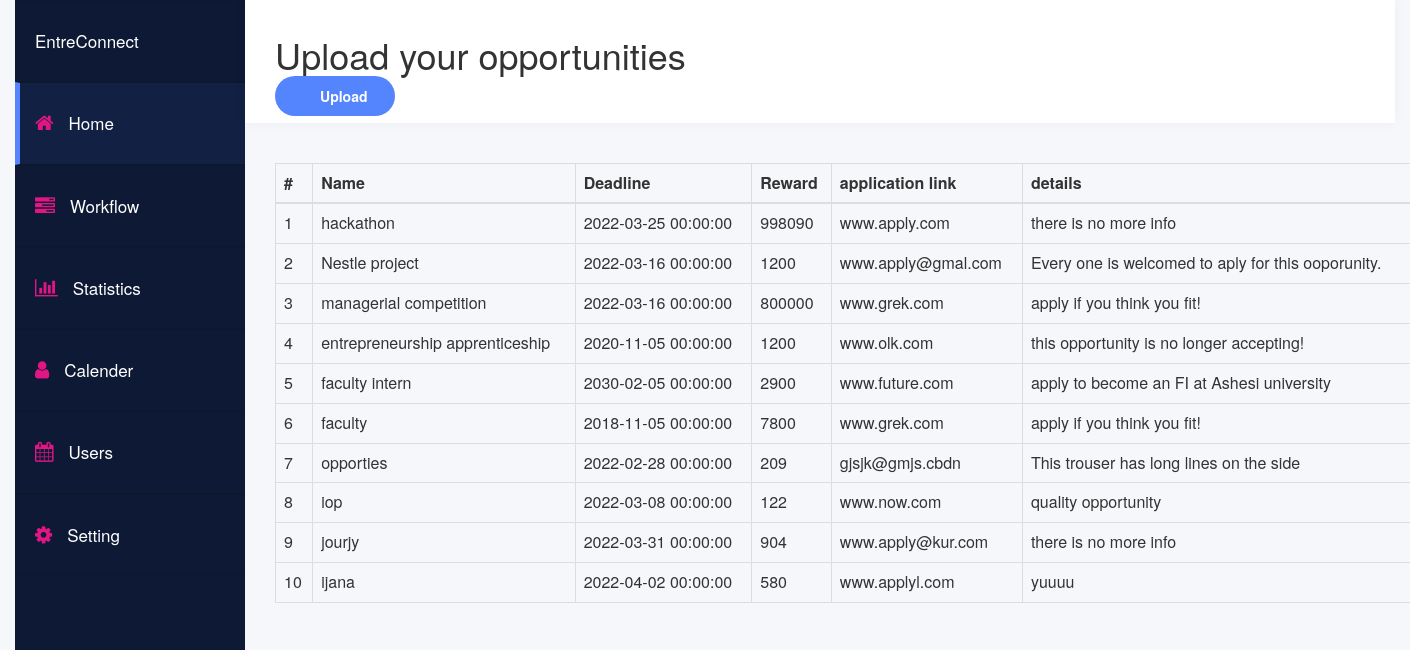
The page /view/opportunity_upload.php (signed in) on the database its author committed.
### tables this page shows
CREATE TABLE `investor_opportunity` (
  `opportunity_id` int(11) NOT NULL,
  `opportunity_name` varchar(150) NOT NULL,
  `reward` int(11) NOT NULL,
  `details` varchar(400) NOT NULL,
  `deadline` timestamp NOT NULL DEFAULT current_timestamp(),
  `investor_id` int(11) NOT NULL,
  `apply` varchar(150) NOT NULL
);

### database/connection.php (called while the page is built, shortened)
<?php
class Connection{
    public $db = null;
	public $results = null;
	function connection(){
		$this->db = mysqli_connect('sql6.freemysqlhosting.net','sql6481550',"DwzLIGU18M", 'sql6481550');
		return true;
	}
	function query($query){
		$this->results = mysqli_query($this->db, $query);
		return true;
	}
	function fetch($query){
		if($this->query($query)) {
			return mysqli_fetch_all($this->results, MYSQLI_ASSOC);
		}
		return false;
	}
}
?>

### controller/opportunity.php (called while the page is built, shortened)
<?php
require('../model/opportunity.php');
function fetched_opportunities(){
    $opp = new Opportunities();
    return $opp->fetch_opportunities();
}
?>

### model/opportunity.php (called while the page is built, shortened)
<?php
require('../database/connection.php');
class Opportunities extends Connection{
    function fetch_opportunities(){
		return $this->fetch("select * from investor_opportunity");
	}
}
?>

### view/opportunity_upload.php (the view, shortened to what this page needs)
<?php
require('../controller/opportunity.php');
?>
<link href="css/side.css" rel="stylesheet">
<link href="//maxcdn.bootstrapcdn.com/bootstrap/3.3.0/css/bootstrap.min.css" rel="stylesheet" id="bootstrap-css">
<link href="https://maxcdn.bootstrapcdn.com/font-awesome/4.6.3/css/font-awesome.min.css" rel="stylesheet">
<body class="home">
    <div class="container-fluid display-table">
        <div class="row display-table-row">
            <div class="col-md-2 col-sm-1 hidden-xs display-table-cell v-align box" id="navigation">
                <div class="navi">
                    <ul>
                    <li ><a href="./index.php"><span class="hidden-xs hidden-sm">EntreConnect</span></a></li>
                        <li  class="active"><a href="#"><i style="color:#e11584" class="fa fa-home" aria-hidden="true"></i><span class="hidden-xs hidden-sm">Home</span></a></li>
                        <li><a href="#"><i style="color:#e11584"  class="fa fa-tasks" aria-hidden="true"></i><span class="hidden-xs hidden-sm">Workflow</span></a></li>
                        <li><a href="#"><i style="color:#e11584"  class="fa fa-bar-chart" aria-hidden="true"></i><span class="hidden-xs hidden-sm">Statistics</span></a></li>
                        <li><a href="#"><i style="color:#e11584" class="fa fa-user" aria-hidden="true"></i><span class="hidden-xs hidden-sm">Calender</span></a></li>
                        <li><a href="#"><i style="color:#e11584"  class="fa fa-calendar" aria-hidden="true"></i><span class="hidden-xs hidden-sm">Users</span></a></li>
                        <li><a href="#"><i style="color:#e11584"  class="fa fa-cog" aria-hidden="true"></i><span class="hidden-xs hidden-sm">Setting</span></a></li>
                    </ul>
                </div>
            </div>
            <div class="col-md-10 col-sm-11 display-table-cell v-align">
                <div class="row">
                    <header>
                        <div class="col-md-7">
                            <nav class="navbar-default pull-center">
                                <div class="navbar-header">
                                <h1 >Upload your opportunities</h1>
                                <li class="hidden-xs"><a href="opportunity_form.php" class="add-project" >Upload</a></li>
                                </div>
                            </nav>
                        </div>
                    </header>
                </div><br><br>
   <div class="container">
<div >
    <div class="card">
        <div class="card-body">
            <table class="table table-bordered table-hover" id="table_id">
                <thead>
                    <tr>
                        <th data-priority="1">#</th>
                        <th>Name</th>
                        <th>Deadline</th>
                        <th>Reward</th>
                        <th data-priority="2">application link</th>
                        <th>details</th>
                    </tr>
                </thead>
                <tbody>
                <?php
                  $i=1;
            $Todisplay=fetched_opportunities();
                  foreach($Todisplay as $opportunity){
                      ?>
                    <tr>
                        <td><?php echo $i ?></td>
                        <td><?php echo $opportunity['opportunity_name'] ?></td>
                        <td><?php echo $opportunity['deadline'] ?></td>
                        <td><?php echo $opportunity['reward'] ?></td>
                        <td><?php echo $opportunity['apply'] ?></td>
                        <td><?php echo $opportunity['details'] ?></td>
                    </tr>
                  <?php  $i=$i+1; } ?>
                </tbody>
            </table>
        </div>
    </div>
</div>
</div>
</div>
    </div>
</body>

### view/css/side.css (style rules this page uses)
a:focus,a:hover,a { outline:none; text-decoration: none; }
li,ul { list-style: none; padding: 0; margin: 0; }
.home { background: #f6f7fa; }
#navigation { background: #0e1a35; }
#navigation { padding: 0; }
.display-table { display: table; padding: 0; height: 100%; width: 100%; }
.display-table-row { display: table-row; height: 100%; }
.display-table-cell { display: table-cell; float: none; height: 100%; }
.v-align { vertical-align: top; }
.add-project { background: #5584ff none repeat scroll 0 0; border-radius: 100px; color: #ffffff; font-size: 14px; font-weight: 600; padding: 10px 27px 10px 45px; position: relative; }
.add-project::before { background: rgba(0, 0, 0, 0) url("../images/plus.png") no-repeat scroll 0 0; content: ""; ; height: 12px; left: 17px; position: absolute; top: 12px; width: 12px; }
.navi i { font-size: 20px; }
#navigation { -webkit-transition: all 0.5s ease; -moz-transition: all 0.5s ease; -o-transition: all 0.5s ease; transition: all 0.5s ease; }
header { background: #ffffff none repeat scroll 0 0; box-shadow: 0 1px 12px rgba(0, 0, 0, 0.04); display: inline-block !important; line-height: 23px; padding: 15px; transition: all 0.5s ease 0s; width: 100%; -webkit-transition: all 0.5s ease; -moz-transition: all 0.5s ease; -o-transition: all 0.5s ease; transition: all 0.5s ease; }
.navi a { border-bottom: 1px solid #0d172e; border-top: 1px solid #0d172e; color: #ffffff; display: block; font-size: 17px; font-weight: 500; padding: 28px 20px; text-decoration: none; }
.navi i { margin-right: 15px; color: #5584ff; }
.navi .active a { background: #122143; border-left: 5px solid #5584ff; padding-left: 15px; }
.navbar-default { background-color: #ffffff; border-color: #ffffff; }
.hidden-xs { -webkit-transition: all 0.5s ease; -moz-transition: all 0.5s ease; -o-transition: all 0.5s ease; transition: all 0.5s ease; }

### rows shown on the page
investor_opportunity: opportunity_name "hackathon", deadline "2022-03-25 00:00:00", reward "998090", apply "www.apply.com", details "there is no more info"
investor_opportunity: opportunity_name "Nestle project", deadline "2022-03-16 00:00:00", reward "1200", apply "www.apply@gmal.com", details "Every one is welcomed to aply for this ooporunity."
investor_opportunity: opportunity_name "managerial competition", deadline "2022-03-16 00:00:00", reward "800000", apply "www.grek.com", details "apply if you think you fit!"
investor_opportunity: opportunity_name "entrepreneurship apprenticeship", deadline "2020-11-05 00:00:00", reward "1200", apply "www.olk.com", details "this opportunity is no longer accepting!"
investor_opportunity: opportunity_name "faculty intern", deadline "2030-02-05 00:00:00", reward "2900", apply "www.future.com", details "apply to become an FI at Ashesi university"
investor_opportunity: opportunity_name "faculty", deadline "2018-11-05 00:00:00", reward "7800", apply "www.grek.com", details "apply if you think you fit!"
investor_opportunity: opportunity_name "opporties", deadline "2022-02-28 00:00:00", reward "209", apply "gjsjk@gmjs.cbdn", details "This trouser has long lines on the side"
investor_opportunity: opportunity_name "iop", deadline "2022-03-08 00:00:00", reward "122", apply "www.now.com", details "quality opportunity"
investor_opportunity: opportunity_name "jourjy", deadline "2022-03-31 00:00:00", reward "904", apply "www.apply@kur.com", details "there is no more info"
investor_opportunity: opportunity_name "ijana", deadline "2022-04-02 00:00:00", reward "580", apply "www.applyl.com", details "yuuuu"
